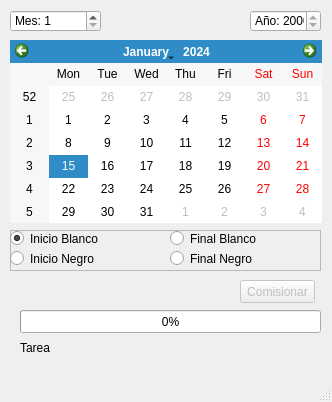
<?xml version="1.0" encoding="UTF-8"?>
<ui version="4.0">
 <class>MainWindow</class>
 <widget class="QMainWindow" name="MainWindow">
  <property name="geometry">
   <rect>
    <x>0</x>
    <y>0</y>
    <width>332</width>
    <height>402</height>
   </rect>
  </property>
  <property name="windowTitle">
   <string>MainWindow</string>
  </property>
  <widget class="QWidget" name="centralwidget">
   <widget class="QPushButton" name="btnComisionar">
    <property name="enabled">
     <bool>false</bool>
    </property>
    <property name="geometry">
     <rect>
      <x>240</x>
      <y>280</y>
      <width>75</width>
      <height>23</height>
     </rect>
    </property>
    <property name="text">
     <string>Comisionar</string>
    </property>
   </widget>
   <widget class="QProgressBar" name="pgBar">
    <property name="geometry">
     <rect>
      <x>20</x>
      <y>310</y>
      <width>301</width>
      <height>23</height>
     </rect>
    </property>
    <property name="maximum">
     <number>10</number>
    </property>
    <property name="value">
     <number>0</number>
    </property>
    <property name="alignment">
     <set>Qt::AlignCenter</set>
    </property>
    <property name="textVisible">
     <bool>true</bool>
    </property>
    <property name="orientation">
     <enum>Qt::Horizontal</enum>
    </property>
    <property name="textDirection">
     <enum>QProgressBar::TopToBottom</enum>
    </property>
   </widget>
   <widget class="QLabel" name="lblTarea">
    <property name="geometry">
     <rect>
      <x>20</x>
      <y>340</y>
      <width>301</width>
      <height>16</height>
     </rect>
    </property>
    <property name="text">
     <string>Tarea</string>
    </property>
   </widget>
   <widget class="QCalendarWidget" name="calendario">
    <property name="geometry">
     <rect>
      <x>10</x>
      <y>40</y>
      <width>312</width>
      <height>183</height>
     </rect>
    </property>
    <property name="selectionMode">
     <enum>QCalendarWidget::SingleSelection</enum>
    </property>
   </widget>
   <widget class="QRadioButton" name="rbIniB">
    <property name="geometry">
     <rect>
      <x>10</x>
      <y>230</y>
      <width>161</width>
      <height>17</height>
     </rect>
    </property>
    <property name="text">
     <string>Inicio Blanco</string>
    </property>
    <property name="checked">
     <bool>true</bool>
    </property>
   </widget>
   <widget class="QRadioButton" name="rbIniA">
    <property name="geometry">
     <rect>
      <x>10</x>
      <y>250</y>
      <width>161</width>
      <height>17</height>
     </rect>
    </property>
    <property name="text">
     <string>Inicio Negro</string>
    </property>
   </widget>
   <widget class="QRadioButton" name="rbFinB">
    <property name="geometry">
     <rect>
      <x>170</x>
      <y>230</y>
      <width>151</width>
      <height>17</height>
     </rect>
    </property>
    <property name="text">
     <string>Final Blanco</string>
    </property>
   </widget>
   <widget class="QRadioButton" name="rbFinA">
    <property name="geometry">
     <rect>
      <x>170</x>
      <y>250</y>
      <width>151</width>
      <height>17</height>
     </rect>
    </property>
    <property name="text">
     <string>Final Negro</string>
    </property>
   </widget>
   <widget class="QFrame" name="frame">
    <property name="geometry">
     <rect>
      <x>10</x>
      <y>230</y>
      <width>311</width>
      <height>41</height>
     </rect>
    </property>
    <property name="frameShape">
     <enum>QFrame::StyledPanel</enum>
    </property>
    <property name="frameShadow">
     <enum>QFrame::Raised</enum>
    </property>
   </widget>
   <widget class="QSpinBox" name="spinAno">
    <property name="geometry">
     <rect>
      <x>250</x>
      <y>10</y>
      <width>71</width>
      <height>22</height>
     </rect>
    </property>
    <property name="prefix">
     <string>Año: </string>
    </property>
    <property name="minimum">
     <number>2000</number>
    </property>
   </widget>
   <widget class="QSpinBox" name="spinMes">
    <property name="geometry">
     <rect>
      <x>10</x>
      <y>10</y>
      <width>91</width>
      <height>22</height>
     </rect>
    </property>
    <property name="suffix">
     <string/>
    </property>
    <property name="prefix">
     <string>Mes: </string>
    </property>
    <property name="minimum">
     <number>1</number>
    </property>
    <property name="maximum">
     <number>12</number>
    </property>
   </widget>
   <zorder>frame</zorder>
   <zorder>btnComisionar</zorder>
   <zorder>pgBar</zorder>
   <zorder>lblTarea</zorder>
   <zorder>calendario</zorder>
   <zorder>rbIniB</zorder>
   <zorder>rbIniA</zorder>
   <zorder>rbFinB</zorder>
   <zorder>rbFinA</zorder>
   <zorder>spinAno</zorder>
   <zorder>spinMes</zorder>
  </widget>
  <widget class="QMenuBar" name="menubar">
   <property name="geometry">
    <rect>
     <x>0</x>
     <y>0</y>
     <width>332</width>
     <height>21</height>
    </rect>
   </property>
  </widget>
  <widget class="QStatusBar" name="statusbar"/>
 </widget>
 <resources/>
 <connections/>
</ui>
